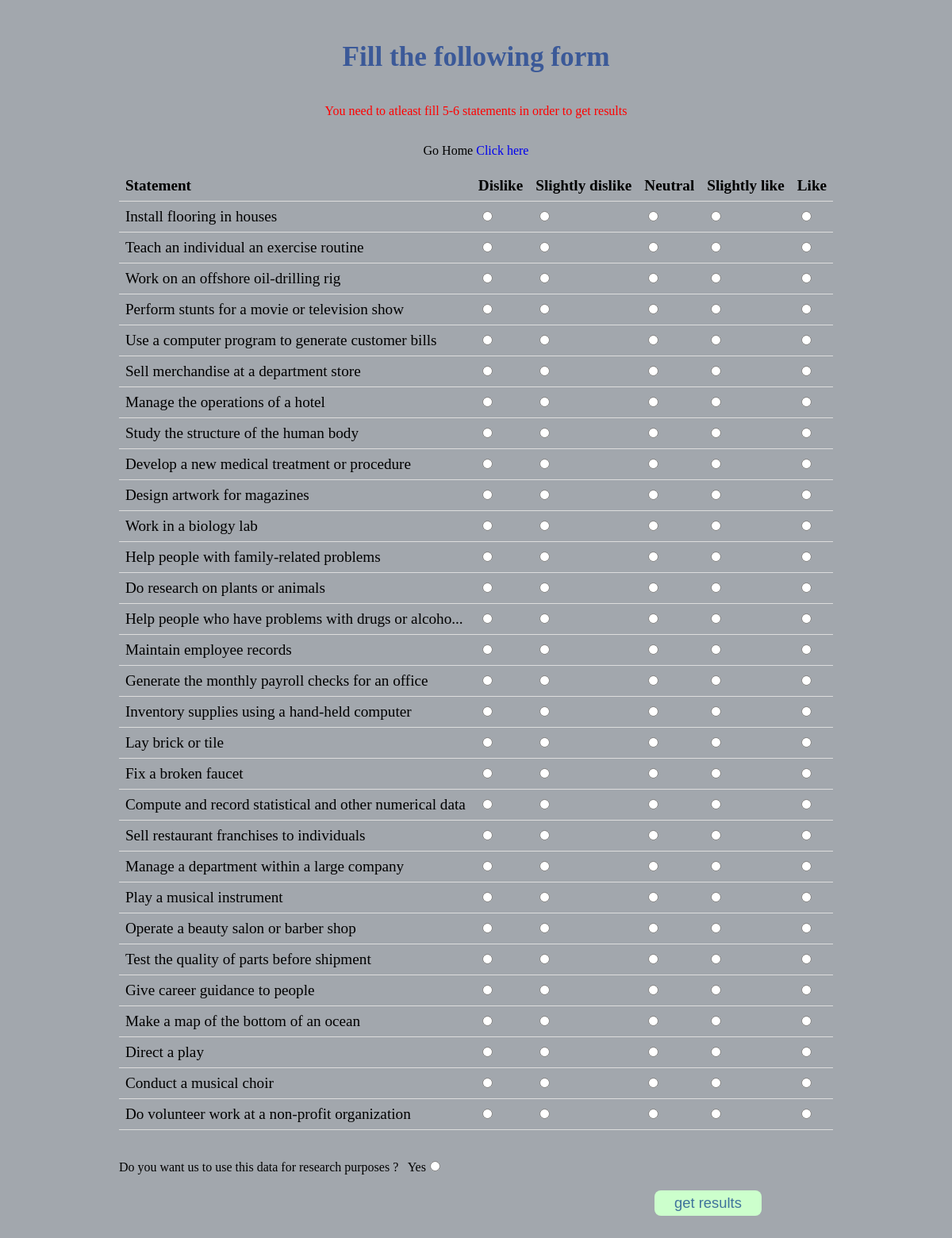
Screenshot of /test_form.php?message=T with the database file from the repository.
### tables this page shows
CREATE TABLE statements(
 statement_id integer(3),
 statement_content varchar(255) not null,
 statement_category char(1),
 PRIMARY KEY (statement_category,statement_id)
);

### test_form.php (the view)
  <?php include 'includes/header.php' ?>
   <div class="main">
   <h1 class="header">Fill the following form </h1>
	<?php if(isset($_GET['message']) && $_GET['message']=='T'){?>
	<p class="message">
	You need to atleast fill 5-6 statements in order to get results
	</p>
	<?php } ?>
  	<p>Go Home <a href="index.php">Click here</a></p>
   	<form action="result.php" method="post">
   		<table class="table">
   			<thead>
   			 <tr>
   			 	<th>Statement</th>
   			 	<th>Dislike</th>
   			 	<th>Slightly dislike</th>
   			 	<th>Neutral</th>
   			 	<th>Slightly like</th>
   			 	<th>Like</th>
   			 </tr>
   			</thead>
   			<tbody>
<?php
$query = "SELECT * FROM statements ORDER BY RAND()";
$statement_select_query = mysqli_query($connection,$query);
while($row=mysqli_fetch_assoc($statement_select_query )){
	$statement_id = $row['statement_id'];
	$statement_content = $row['statement_content'];
	$statement_category = $row['statement_category'];
?>
				<tr>
					<td><?php echo $statement_content?></td>
					<td><input type="radio" name="<?php echo $statement_category.$statement_id ?>" value="1"></td>
					 <td><input type="radio" name="<?php echo $statement_category.$statement_id ?>" value="2"></td>
					 <td><input type="radio" name="<?php echo $statement_category.$statement_id ?>"  value="3"></td>
					 <td><input type="radio" name="<?php echo $statement_category.$statement_id ?>"  value="4"></td>
					 <td><input type="radio" name="<?php echo $statement_category.$statement_id ?>"  value="5"></td>
				</tr>
<?php } ?>
   			</tbody>
   		</table>
   		<br>
   		<br>
		<div>Do you want us to use this data for research purposes ? &nbsp;
		Yes<input type="radio" name="can_save_data" value="true">
		</div>
  		<input type="submit" name="submit" value="get results" class="form_submit test-btn">
   	</form>
   </div>
<?php include 'includes/footer.php' ?>

### includes/header.php (shortened to what this page needs)
 <!DOCTYPE html>
<html lang="en">
<head>
	<link rel="stylesheet" href="css/style.css">
</head>
<body>

### includes/footer.php (shortened to what this page needs)
</body>
</html>

### css/style.css (style rules this page uses)
body { background: #a2a7ad; background-position: center; }
a { text-decoration: none; }
.main { display: flex; flex-direction: column; justify-content: space-around; align-items: center; padding: 20px; }
.header { color: #3B5998; font-size: 2.2em; }
.test-btn { display: inline-block; font-size: 1.15em; border-radius: 8px; cursor: pointer; color: #3F729B; background: #ccffcc; border: none; padding: 5px 25px; }
.table { border-collapse: collapse; width: 100%; font-size: 1.2em; }
.table th, .table td { padding: 8px; text-align: left; border-bottom: 1px solid #ddd; }
.form_submit { margin-top: 20px; display: inline-block; margin-left: 75%; right: 10px; }
.message { color: red; }

### rows the page displays
statements: statement_content "Install flooring in houses"
statements: statement_content "Teach an individual an exercise routine"
statements: statement_content "Work on an offshore oil-drilling rig"
statements: statement_content "Perform stunts for a movie or television show"
statements: statement_content "Use a computer program to generate customer bills"
statements: statement_content "Sell merchandise at a department store"
statements: statement_content "Manage the operations of a hotel"
statements: statement_content "Study the structure of the human body"
statements: statement_content "Develop a new medical treatment or procedure"
statements: statement_content "Design artwork for magazines"
statements: statement_content "Work in a biology lab"
statements: statement_content "Help people with family-related problems"
statements: statement_content "Do research on plants or animals"
statements: statement_content "Help people who have problems with drugs or alcoho..."
statements: statement_content "Maintain employee records"
statements: statement_content "Generate the monthly payroll checks for an office"
statements: statement_content "Inventory supplies using a hand-held computer"
statements: statement_content "Lay brick or tile"
statements: statement_content "Fix a broken faucet"
statements: statement_content "Compute and record statistical and other numerical data"
statements: statement_content "Sell restaurant franchises to individuals"
statements: statement_content "Manage a department within a large company"
statements: statement_content "Play a musical instrument"
statements: statement_content "Operate a beauty salon or barber shop"
statements: statement_content "Test the quality of parts before shipment"
statements: statement_content "Give career guidance to people"
statements: statement_content "Make a map of the bottom of an ocean"
statements: statement_content "Direct a play"
statements: statement_content "Conduct a musical choir"
statements: statement_content "Do volunteer work at a non-profit organization"
